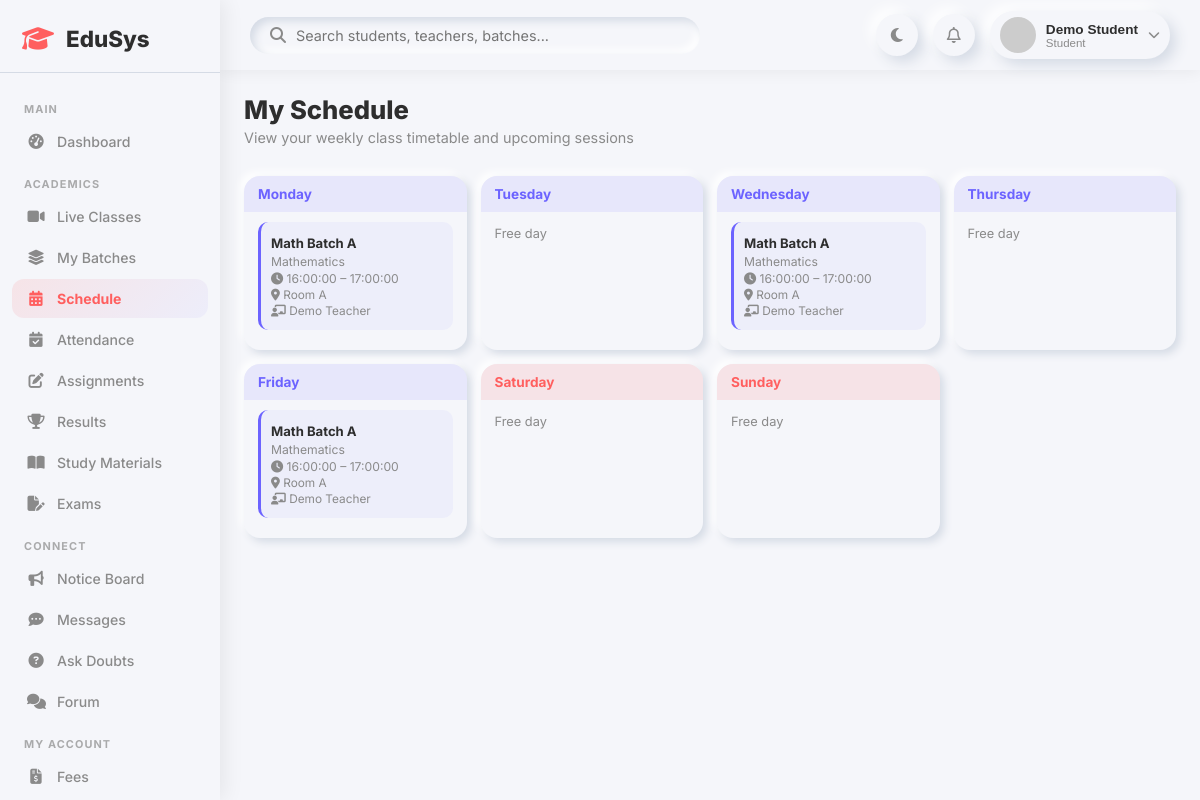
The app's page /student/schedule.php (signed in) with its own data.
### tables this page shows
CREATE TABLE IF NOT EXISTS schedules (
    id INT AUTO_INCREMENT PRIMARY KEY,
    batch_id INT NOT NULL,
    day_of_week ENUM('Monday','Tuesday','Wednesday','Thursday','Friday','Saturday','Sunday'),
    start_time TIME,
    end_time TIME,
    location VARCHAR(200) DEFAULT 'Online',
    title VARCHAR(200),
    created_at TIMESTAMP DEFAULT CURRENT_TIMESTAMP,
    FOREIGN KEY (batch_id) REFERENCES batches(id) ON DELETE CASCADE
);

CREATE TABLE IF NOT EXISTS batches (
    id INT AUTO_INCREMENT PRIMARY KEY,
    name VARCHAR(150) NOT NULL,
    teacher_id INT,
    subject_id INT,
    grade VARCHAR(20),
    schedule TEXT,
    max_students INT DEFAULT 30,
    status ENUM('active','inactive') DEFAULT 'active',
    created_at TIMESTAMP DEFAULT CURRENT_TIMESTAMP,
    FOREIGN KEY (teacher_id) REFERENCES teachers(id) ON DELETE SET NULL,
    FOREIGN KEY (subject_id) REFERENCES subjects(id) ON DELETE SET NULL
);

CREATE TABLE IF NOT EXISTS subjects (
    id INT AUTO_INCREMENT PRIMARY KEY,
    name VARCHAR(100) NOT NULL,
    code VARCHAR(20) UNIQUE,
    description TEXT,
    created_at TIMESTAMP DEFAULT CURRENT_TIMESTAMP
);

CREATE TABLE IF NOT EXISTS users (
    id INT AUTO_INCREMENT PRIMARY KEY,
    name VARCHAR(150) NOT NULL,
    email VARCHAR(150) UNIQUE NOT NULL,
    password VARCHAR(255) NOT NULL,
    role ENUM('admin','teacher','student') NOT NULL DEFAULT 'student',
    avatar VARCHAR(255) DEFAULT NULL,
    status ENUM('active','inactive','pending') DEFAULT 'pending',
    created_at TIMESTAMP DEFAULT CURRENT_TIMESTAMP,
    updated_at TIMESTAMP DEFAULT CURRENT_TIMESTAMP ON UPDATE CURRENT_TIMESTAMP
);

### student/schedule.php (the view, shortened to what this page needs)
<?php
require_once '../includes/header.php';
$uid     = $_SESSION['user_id'];
$student = $conn->query("SELECT s.id FROM students s WHERE s.user_id=$uid")->fetch_assoc();
$sid     = $student['id'];
$schedule = $conn->query("
    SELECT sch.*, b.name as batch_name, sub.name as subject_name, u.name as teacher_name
    FROM schedules sch
    JOIN batches b ON sch.batch_id=b.id
    JOIN batch_students bs ON bs.batch_id=b.id
    LEFT JOIN subjects sub ON b.subject_id=sub.id
    LEFT JOIN teachers t ON b.teacher_id=t.id
    LEFT JOIN users u ON t.user_id=u.id
    WHERE bs.student_id=$sid
    ORDER BY FIELD(sch.day_of_week,'Monday','Tuesday','Wednesday','Thursday','Friday','Saturday','Sunday'), sch.start_time
");
$days = ['Monday','Tuesday','Wednesday','Thursday','Friday','Saturday','Sunday'];
$by_day = [];
while ($r = $schedule->fetch_assoc()) $by_day[$r['day_of_week']][] = $r;
?>
<div class="page-header"><div><h1>My Schedule</h1><p>View your weekly class timetable and upcoming sessions</p></div></div>
<div style="display:grid;grid-template-columns:repeat(auto-fill,minmax(200px,1fr));gap:14px;margin-top:10px;">
    <?php foreach ($days as $day): ?>
    <div style="background:var(--background);border-radius:16px;box-shadow:var(--neu-sm);overflow:hidden;">
        <div style="background:<?= in_array($day,['Saturday','Sunday'])?'rgba(255,95,95,0.12)':'rgba(108,99,255,0.1)' ?>;padding:10px 14px;font-weight:700;font-size:0.85rem;color:<?= in_array($day,['Saturday','Sunday'])?'var(--primary)':'var(--secondary)' ?>;"><?= $day ?></div>
        <div style="padding:10px 14px;">
            <?php if (empty($by_day[$day])): ?>
            <p style="color:var(--text-secondary);font-size:0.8rem;margin:4px 0;">Free day</p>
            <?php else: ?>
            <?php foreach ($by_day[$day] as $s): ?>
            <div style="margin-bottom:10px;padding:10px;background:rgba(108,99,255,0.06);border-radius:10px;border-left:3px solid var(--secondary);">
                <strong style="font-size:0.82rem;"><?= htmlspecialchars($s['batch_name'] ?? $s['title']) ?></strong>
                <p style="font-size:0.76rem;color:var(--text-secondary);margin:2px 0;"><?= $s['subject_name'] ?? '' ?></p>
                <p style="font-size:0.76rem;color:var(--text-secondary);margin:2px 0;"><i class="fa-solid fa-clock"></i> <?= $s['start_time'] ?> – <?= $s['end_time'] ?></p>
                <p style="font-size:0.74rem;color:var(--text-secondary);margin:0;"><i class="fa-solid fa-map-marker-alt"></i> <?= htmlspecialchars($s['location'] ?? 'Online') ?></p>
                <p style="font-size:0.74rem;color:var(--text-secondary);margin:2px 0;"><i class="fa-solid fa-chalkboard-user"></i> <?= htmlspecialchars($s['teacher_name'] ?? 'TBD') ?></p>
            </div>
            <?php endforeach; ?>
            <?php endif; ?>
        </div>
    </div>
    <?php endforeach; ?>
</div>
<?php require_once '../includes/footer.php'; ?>

### css/dashboard.css (style rules this page uses)
:root { --primary: #FF5F5F; --secondary: #6C63FF; --background: #F5F6FA; --text-primary: #2E2E2E; --text-secondary: #8A8A8A; --shadow-light: #ffffff; --shadow-dark: #d5dbe5; --neu: 6px 6px 14px var(--shadow-dark), -6px -6px 14px var(--shadow-light); --neu-sm: 4px 4px 8px var(--shadow-dark), -4px -4px 8px var(--shadow-light); --neu-in: inset 4px 4px 8px var(--shadow-dark), inset -4px -4px 8px var(--shadow-light); --success: #4CAF50; --danger: #FF5252; --warning: #FF9800; --info: #2196F3; --sidebar-width: 260px; }
* { margin: 0; padding: 0; box-sizing: border-box; }
body { font-family: 'Inter', sans-serif; background: var(--background); color: var(--text-primary); transition: background 0.3s, color 0.3s; }
.page-header { display: flex; justify-content: space-between; align-items: flex-start; margin-bottom: 30px; flex-wrap: wrap; gap: 15px; }
.page-header h1 { font-size: 1.6rem; font-weight: 800; }
.page-header p { color: var(--text-secondary); font-size: 0.9rem; margin-top: 4px; }

### css/responsive.css (style rules this page uses)
@media (max-width: 1200px) { :root { --sidebar-width: 220px; } }

### records on screen
schedules: batch.name "Math Batch A", subjects.name "Mathematics", start_time "16:00:00", end_time "17:00:00", location "Room A", users.name "Demo Teacher"
schedules: batch.name "Math Batch A", subjects.name "Mathematics", start_time "16:00:00", end_time "17:00:00", location "Room A", users.name "Demo Teacher"
schedules: batch.name "Math Batch A", subjects.name "Mathematics", start_time "16:00:00", end_time "17:00:00", location "Room A", users.name "Demo Teacher"

### other values on screen
$name "Demo Student"
$role "Student"
$day "Monday"
$day "Tuesday"
$day "Wednesday"
$day "Thursday"
$day "Friday"
$day "Saturday"
$day "Sunday"
